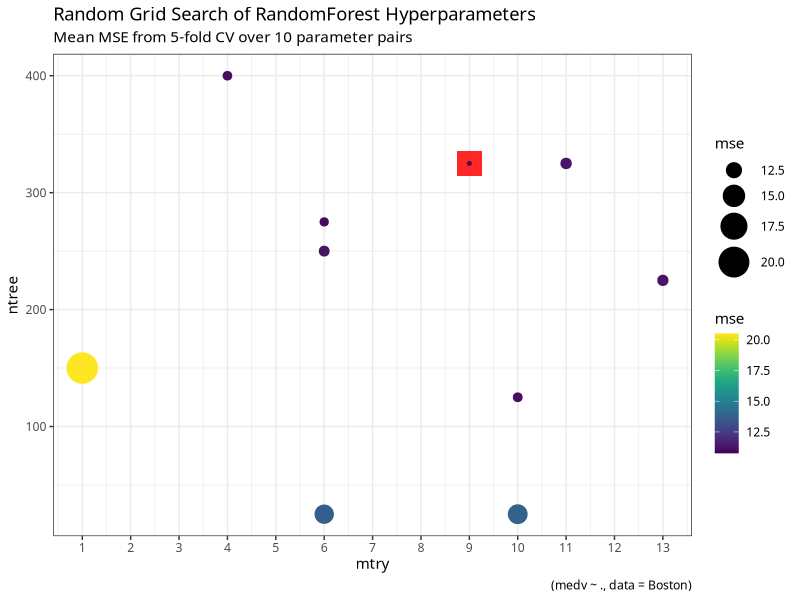

This chart was generated by the following R code: (Note: this script raises an error after producing the figure.)
### ------- Load Packages ---------- ###
library("tidyverse")
library("future")
library("randomForest")
library("rsample")
library("viridis")
### ------- Helper Functions for map() ---------- ###
# breaks CV splits into train (analysis) and test (assessmnet) sets
cv_helper <- function(data, params){
  d <- data %>%
    mutate(mtry  = params$mtry,
           ntree = params$ntree,
           train = map(splits, analysis),
           test  = map(splits, assessment)) %>%
    select(-splits)
}
# the main modeling helper. Trains and Tests RF model on each CV fold
rf_helper  <- function(folds){ 
  rf_model <- function(train,mtry,ntree,test){
    xtest  <- dplyr::select(test,-medv)
    ytest  <- test$medv
    m1 <- randomForest(medv ~., data=train,mtry=mtry,ntree=ntree,
                       xtest=xtest,ytest=ytest,keep.forest=TRUE)
  }
  # prediction function can go here and map in below
  m <- folds %>%
    mutate(model = pmap(list(train,mtry,ntree,test),rf_model))
}
# Extracts test set MSE from RF Model and averages MSE from each tree
MSE_helper <- function(model){
  err_helper <- function(rf){
    mse <- mean(rf$test$mse)
  }
  m2 <- model %>%
    mutate(mse = map_dbl(model, err_helper)) %>%
    dplyr::select(mse)
  mean(m2$mse)
}

### ------- Load Data & Set Parameters ---------- ###
data <- MASS::Boston
searches <- 10 # number of random grid searches
max_trees <- 500
cv_folds <- 5

### -------------------- START non parallel version --------------- ###
# Fit and evaluate all grid searches
model_fits <- seq_len(searches) %>%
  tibble(
    id = .,
    ntree = sample(c(1,seq(25,max_trees,25)),length(id),replace = T),
    mtry  = sample(seq(1,ncol(data)-1,1),length(id),replace = T)
  ) %>%
  nest(-id, .key = "params") %>%
  mutate(splits = list(rsample::vfold_cv(data,cv_folds)), # same resamples in each
         folds  = map2(splits, params, cv_helper),
         model  = map(folds, rf_helper),        # <- non-parallel version
         mse    = map_dbl(model, MSE_helper)) 
# reshape for plotting
MSE_plot <- model_fits %>%
  mutate(mtry   = map_dbl(params, "mtry"),
         ntree  = map_dbl(params, "ntree")) %>%
  dplyr::select(mtry, ntree, mse) %>%
  group_by(mtry, ntree) %>%
  summarise(mse = mean(mse))
# plot results
ggplot() +
  geom_point(data = filter(MSE_plot, mse == min(MSE_plot$mse)),
             aes(x=mtry,y=ntree), color = "red", 
             size = 8, shape = 15, alpha = 0.85) +
  geom_point(data = MSE_plot, aes(x=mtry,y=ntree, size = mse, color = mse)) +
  scale_size(range = c(1,10)) +
  scale_x_continuous(breaks = scales::pretty_breaks(n=ncol(data)-1)) +
  scale_color_viridis() +
  labs(title = "Random Grid Search of RandomForest Hyperparameters",
       subtitle = paste0("Mean MSE from ", cv_folds, "-fold CV over ",
                         searches, " parameter pairs"),
       caption = "(medv ~ ., data = Boston)") +
  theme_bw() +
  theme(
    text = element_text(family = "Iosevka")
  )


### -------------------- START parallel version --------------- ###
future::plan(multisession) # <- setup parallel backend
# Fit and evaluate all grid searches
model_fits <- seq_len(searches) %>%
  tibble(id    = .,
         ntree = sample(c(1,seq(25,max_trees,25)),length(id),replace = T),
         mtry  = sample(seq(1,ncol(data)-1,1),length(id),replace = T)) %>%
  nest(-id, .key = "params") %>%
  mutate(folds  = list(rsample::vfold_cv(data,cv_folds)),
         folds  = map2(folds, params, cv_helper)) %>%
  mutate(model  = map(folds, ~future::future(rf_helper(.x)))) %>%
  mutate(model  = map(model, ~future::value(.x)),
         mse    = map_dbl(model, MSE_helper))
# reshape for plotting
MSE_plot <- model_fits %>%
  mutate(mtry   = map_dbl(params, "mtry"),
         ntree  = map_dbl(params, "ntree")) %>%
  dplyr::select(mtry, ntree, mse) %>%
  group_by(mtry, ntree) %>%
  summarise(mse = mean(mse))
# plot results
ggplot(data = MSE_plot, aes(x=mtry,y=ntree)) +
  geom_point(data = filter(MSE_plot, mse == min(MSE_plot$mse)),
             aes(x=mtry,y=ntree), color = "red", 
             size = 8, shape = 15, alpha = 0.85) +
  geom_point(data = MSE_plot, aes(x=mtry,y=ntree, size = mse, color = mse)) +
  scale_size(range = c(1,10)) +
  scale_x_continuous(breaks = scales::pretty_breaks(n=ncol(data)-1)) +
  scale_color_viridis() +
  labs(title = "Random Grid Search of RandomForest Hyperparameters",
       subtitle = paste0("Mean MSE from ", cv_folds, "-fold CV over ",
                          searches, " parameter pairs"),
       caption = "(medv ~ ., data = Boston)") +
  theme_bw() +
  theme(
    text = element_text(family = "Iosevka")
  )
### -------------------- END parallel version --------------- ###

# write.csv(MSE_plot)

## working bootstrap version
rf_helper <- function(data, params){ # <- for bootsrap resamples only
  d <- rsample::analysis(data$splits[[1]])
  mtry  <- params$mtry
  ntree <- params$ntree
  m1 <- randomForest(Species ~ ., data = d, mtry = mtry, ntree = ntree)
}
rf_pred <- function(data, model){
  d <- rsample::assessment(data$splits[[1]])
  pred <- predict(model, newdata = d)
}
model_fits_bootstrap <- seq(1:10) %>%
  tibble(
    id = .,
    ntree = sample(seq(1,500,25),length(id),replace = T),
    mtry  = sample(seq(1,4,1),length(id),replace = T)
  ) %>%
  nest(-id, .key = "params") %>%
  mutate(data   = list(rsample::bootstraps(iris,1)), # same resamples in each
         model  = map2(data, params, rf_helper),
         pred   = map2(data, model , rf_pred)) 
